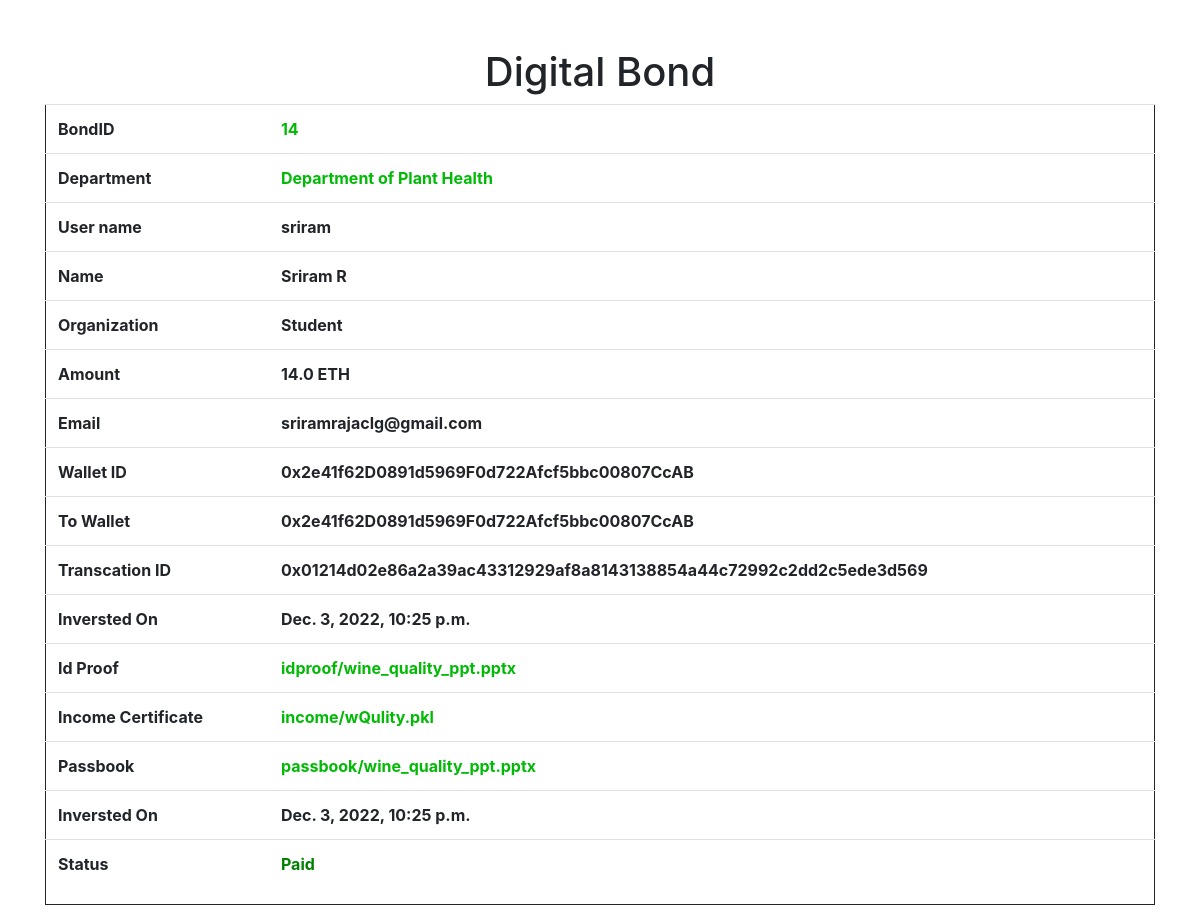
/bond/14 (signed in), run on the app's committed database.
### core/models.py (models this page shows, shortened)
class Inverst(models.Model):
    dept = models.ForeignKey(Department, on_delete=models.CASCADE )
    user = models.ForeignKey(User,on_delete=models.CASCADE)
    name = models.CharField(max_length=255)
    org = models.CharField(max_length=255)
    amount = models.FloatField(default=0.0)
    id_proff = models.FileField(upload_to='idproof/')
    income_certificate = models.FileField(upload_to='income/')
    is_approved = models.BooleanField(default=False)
    email = models.EmailField()
    metamask_id = models.CharField(max_length=255,default='',blank=True)
    transction_hash = models.CharField(max_length=255,blank=True)
    passbook_copy = models.FileField(upload_to='passbook/')
    created = models.DateTimeField(auto_now_add=True)
    class Meta:
        ordering = ['-id']

class Department(models.Model):
    user = models.ForeignKey(User, on_delete=models.CASCADE,default=0)
    name = models.CharField(max_length=255,blank=True,unique=True)
    desc = models.TextField()
    url_img = models.URLField(default="https://upload.wikimedia.org/wikipedia/commons/thumb/d/d1/Image_not_available.png/640px-Image_not_available.png")
    active = models.BooleanField(default=True)
    crisis = models.TextField()
    allocation_amount = models.IntegerField(default=0)
    presentation_url = models.URLField(default="")
    fund = models.FloatField(blank=True,default=0)
    eth = models.FloatField(blank=True,default=0)
    raised = models.BooleanField(default=False)
    email = models.EmailField()
    metamask_id = models.CharField(max_length=255)
    deadline = models.DateField()
    created = models.DateTimeField(auto_now_add=True)
    updated = models.DateTimeField(auto_now_add=True)
    class Meta:
        ordering = ['-id']

class InversterProfile(models.Model):
    user = models.ForeignKey(User, on_delete=models.CASCADE)
    fname = models.CharField(blank=True,max_length=255)
    lname = models.CharField(blank=True,max_length=255)
    profile = models.ImageField(blank=True,upload_to='profile/')
    dob = models.DateField(blank=True)
    email = models.EmailField(blank=True)
    phone = models.IntegerField(blank=True)
    address = models.TextField(blank=True)
    org = models.CharField(max_length=255,blank=True)
    id_proff = models.FileField(upload_to='profileid/',blank=True)
    social_media = models.URLField(default='',blank=True)
    metamask_id = models.CharField(default='',blank=True,max_length=255)
    class Meta:
        ordering = ['-id']

### core/views.py (the view)
# urls.py: path("bond/<int:id>",gen_bond,name='bond'),
@login_required()
def gen_bond(request,id):
    context = {}
    user = request.user
    inverst = Inverst.objects.get(id=id)
    context['inverst'] = inverst
    profile = InversterProfile.objects.get(user=request.user)
    context['profile'] = profile
    return render(request, 'core/bond.html',context)

### templates/core/bond.html (shortened to what this page needs)
<!doctype html>
<html lang="en">
  <head>
    <link rel="stylesheet" href="https://cdn.jsdelivr.net/npm/bootstrap@4.1.3/dist/css/bootstrap.min.css">
  </head>
  <body>
    <br><br>
    <div class="container">
        <h1>Digital Bond</h1>
    </div>
    <div class="container">
        <table class="table">
            <tbody>
                <tr>
                    <th>BondID</th>
                    <th><a href="{% url 'bond' inverst.id %}">{{inverst.id}}</a></th>
                </tr>
            <tr>
                <th>Department</th>
                <th><a href="{% url 'detail' inverst.dept.id %}">{{inverst.dept.name}}</a></th>
            </tr>
            <tr>
                <th>User name</th>
                <th>{{user.username}}</th>
            </tr>
            <tr>
                <th>Name</th>
                <th>{{profile.fname}} {{profile.lname}}</th>
            </tr>
            <tr>
                <th>Organization</th>
                <th>{{inverst.org}}</th>
            </tr>
            <tr>
                <th>Amount</th>
                <th>{{inverst.amount}} ETH</th>
            </tr>
            <tr>
                <th>Email</th>
                <th>{{inverst.email}}</th>
            </tr>
            <tr>
                <th>Wallet ID</th>
                <th>{{inverst.metamask_id}}</th>
            </tr>
            <tr>
                <th>To Wallet</th>
                <th>{{inverst.dept.metamask_id}}</th>
            </tr>
            <tr>
                <th>Transcation ID</th>
                <th>{{inverst.transction_hash}}</th>
            </tr>
            <tr>
                <th>Inversted On</th>
                <th>{{inverst.created}}</th>
            </tr>
            <tr>
                <th>Id Proof</th>
                <th><a href="{{inverst.id_proff}}" download>{{inverst.id_proff.name}}</a></th>
            </tr>
            <tr>
                <th>Income Certificate</th>
                <th><a href="{{inverst.income_certificate}}" download>{{inverst.income_certificate.name}}</a></th>
            </tr>
            <tr>
                <th>Passbook</th>
                <th><a href="{{inverst.passbook_copy}}" download>{{inverst.passbook_copy.name}}</a></th>
            </tr>
           <tr>
                <th>Inversted On</th>
                <th>{{inverst.created}}</th>
            </tr>
            <tr>
                <th>Status</th>
                <th>{%if inverst.is_approved %} <p style="color: green;">Paid</p> {% else %}<p style="color: red;">Not Paid</p>{% endif %}</th>
            </tr>
            </tbody>
        </table>
    </div>
  </body>
</html>

### templates/core/bond.html (style rules this page uses)
body { text-align: center; }
table,tr { text-align: left; border: 1px solid; }
tbody { border: 1px solid; }
a { color: rgb(0, 186, 6) !important; }

### data on the page
Inverst: id "14", dept.name "Department of Plant Health", org "Student", amount "14.0", email "sriramrajaclg@gmail.com", metamask_id "0x2e41f62D0891d5969F0d722Afcf5bbc00807CcAB", dept.metamask_id "0x2e41f62D0891d5969F0d722Afcf5bbc00807CcAB", transction_hash "0x01214d02e86a2a39ac43312929af8a8143138854a44c72992c2dd2c5ede3d569", created "Dec. 3, 2022, 10:25 p.m.", id_proff.name "idproof/wine_quality_ppt.pptx", income_certificate.name "income/wQulity.pkl", passbook_copy.name "passbook/wine_quality_ppt.pptx"
InversterProfile: fname "Sriram", lname "R"

### other printed values
{{ user.username }} "sriram"
